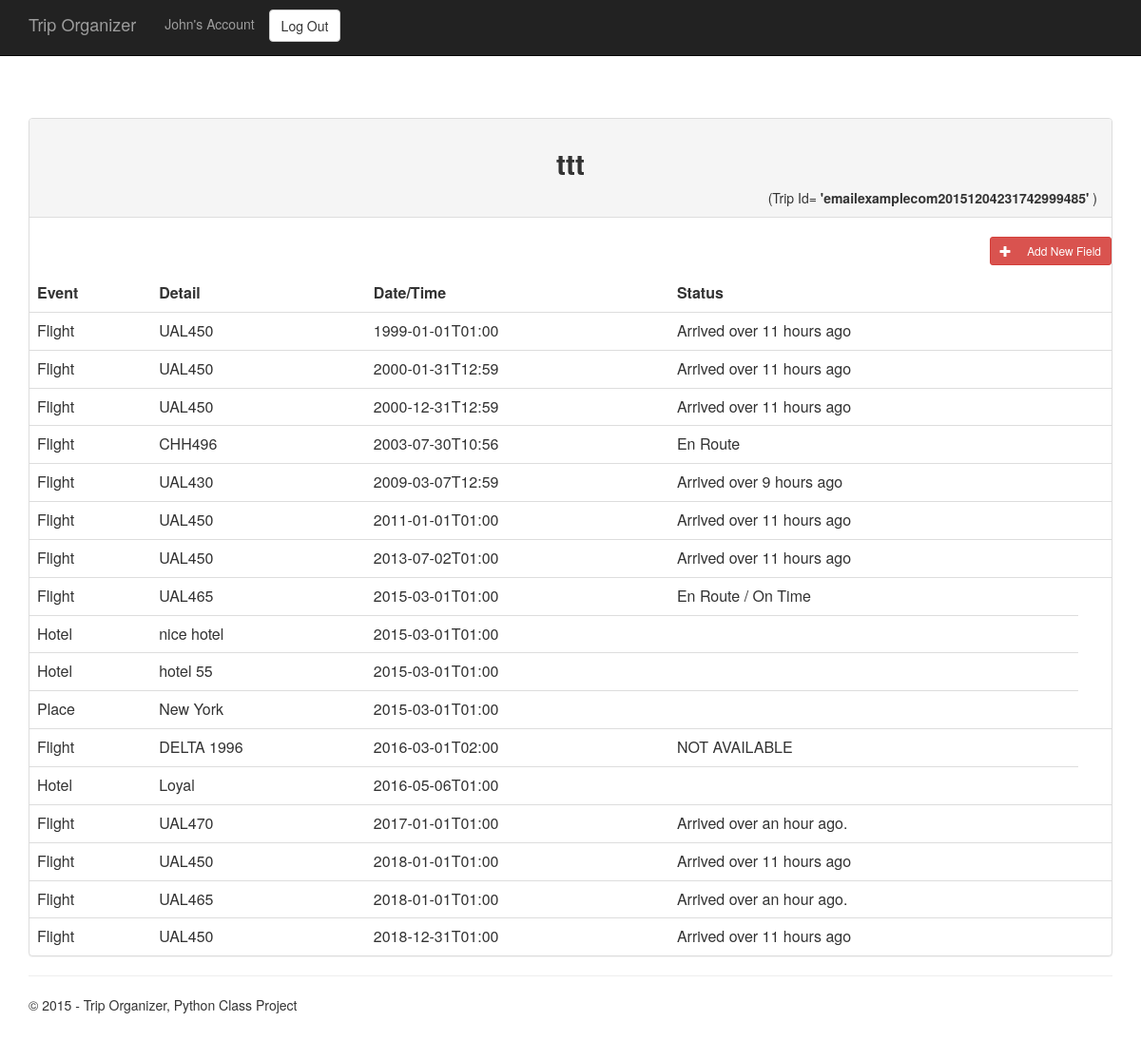
/trip/emailexamplecom20151204231742999485 (signed in), run on the app's committed database.
### tables this page shows
CREATE TABLE "trips" ("trip_id" VARCHAR UNIQUE , "trip_name" VARCHAR NOT NULL , "user_id_s" VARCHAR NOT NULL , "created_time" DATETIME DEFAULT CURRENT_TIMESTAMP, "start_datetime" DATETIME DEFAULT null, "end_datetime" DATETIME DEFAULT null);

CREATE TABLE "Flight" ("travel_id" VARCHAR NOT NULL , "datetime" DATETIME NOT NULL , "flight_info" VARCHAR NOT NULL , "live_status" VARCHAR, "title" VARCHAR NOT NULL  DEFAULT Flight);

### Travel/views.py (the view, shortened to what this page needs)
@app.route('/trip/<trip_id>', methods=['GET', 'POST'])
@login_required
def trip(trip_id):
    if request.method == 'GET': # ------------------------------------------------------------------------------------------------ Get
        output = get_trip_events_in_table(trip_id)
        output = Markup(output)
        admin_user_of_this_trip = repo.get_admin_user_id(trip_id)
        print("check check check check check check check check check check check check check check check check")
        admin_button = get_admin_button(trip_id, admin_user_of_this_trip)       # admin_button = Markup(admin_button),
        return render_template(
        'trip.html',
        title='Home Page',
        user_name = app_user.get_fname(),
        trip_id = trip_id,
        trip_name = repo.get_trip_name(trip_id),
        admin_button = Markup(admin_button),
        sorted_result = output,
        year=datetime.now().year,
        )

### Travel/models/Repository.py (called while the page is built)
    def get_admin_user_id(self, trip_id):
        try:
            with self.__conn:
                cursor = self.__conn.cursor()
                exe = cursor.execute("select user_id_s from trips where trip_id = ?", (trip_id,))
                first_line = exe.fetchone()
                user_id = None
                if first_line and first_line[0]:
                    user_id = first_line[0]
                print("=========*********user_id start ***********============")
                print(user_id)
                print("=========*********user_id  end  ***********============")
                return user_id
        except Exception as e:
            print("Error Occured in Repository.get_admin_user_id" + str(e) )
            raise
        pass

    def get_trip_name(self, trip_id):
        try:
            cursor = self.__conn.cursor()
            exe = cursor.execute("select trip_name from trips where trip_id= ?", (trip_id,) )
            result = exe.fetchone()
            if result and result[0]:
                return result[0]
            else:
                None
        except Exception as e:
            print("ERROR OCCURED in Repository.get_trip_name: " + str(e))
            raise

### Travel/models/User.py (called while the page is built)
    def get_email(self):
        return str(self.email)

    def get_fname(self):
        return str(self.fname)

### Travel/views.py (called while the page is built)
def login_required(f):
    @wraps(f)
    def decorated_function(*args, **kwargs):
        if 'session_user' in session:
            return f(*args, **kwargs)
        else:
            flash("A login is required to see the page!")
            return redirect(url_for('login', next=request.path))
    return decorated_function

def get_trip_events_in_table(trip_id):
    output = ""
    travel_result = repo.get_travel_events(trip_id)  # list of tuples
    sorted_by_datetime = sorted(travel_result, key=lambda tup: tup[2])
    for event in sorted_by_datetime:
        add = """
            <tr>
                <td>
        """
        output += add
        for cell in event:
            add =  cell + """</td>
                                <td>"""
            output += add
        add = """</td>
                        </tr>
                    """
        output += add
    return output

### Travel/templates/trip.html (shortened to what this page needs)
﻿{% extends "layout.html" %}
{% block content %}
{% include 'travelDetails.html' %}
{% endblock %}

### Travel/templates/travelDetails.html
﻿<div class="panel panel-default">
    <div class="panel-heading text-center"> <h2><b>{{trip_name}}</b></h2>  <span class="pull-right">(Trip Id= <b>'{{trip_id}}'</b> )</span><br /></div>
    <br/>
    {{admin_button}}
    <br /><br />
    <table class="table table-hover">
        <tr>
            <th>Event</th>
            <th>Detail</th>
            <th>Date/Time</th>
            <th>Status</th>
        </tr>
        {{sorted_result}}
    </table>
</div>

### data on the page
trips: trip_name "ttt"
Flight: flight_info "Flight UAL450 1999-01-01T01:00 Arrived over 11 hours ago Flight UAL450 2000-01-31T12:59 Arrived over 11 hours ago Flight UAL450 2000-12-31T12:59 Arrived over 11 hours ago Flight CHH496 2003-07-30T10:56 En Route Flight UAL430 2009-03-07T12:59 Arrived over 9 hours ago Flight UAL450 2011-01-01T01:00 Arrived over 11 hours ago Flight UAL450 2013-07-02T01:00 Arrived over 11 hours ago Flight UAL465 2015-03-01T01:00 En Route / On Time Hotel nice hotel 2015-03-01T01:00 Hotel hotel 55 2015-03-01T01:00 Place New York 2015-03-01T01:00 Flight DELTA 1996 2016-03-01T02:00 NOT AVAILABLE Hotel Loyal 2016-05-06T01:00 Flight UAL470 2017-01-01T01:00 Arrived over an hour ago. Flight UAL450 2018-01-01T01:00…"

### other printed values
{{ user_name }} "John"
{{ trip_id }} "emailexamplecom20151204231742999485"
{{ admin_button }} "Add New Field"
